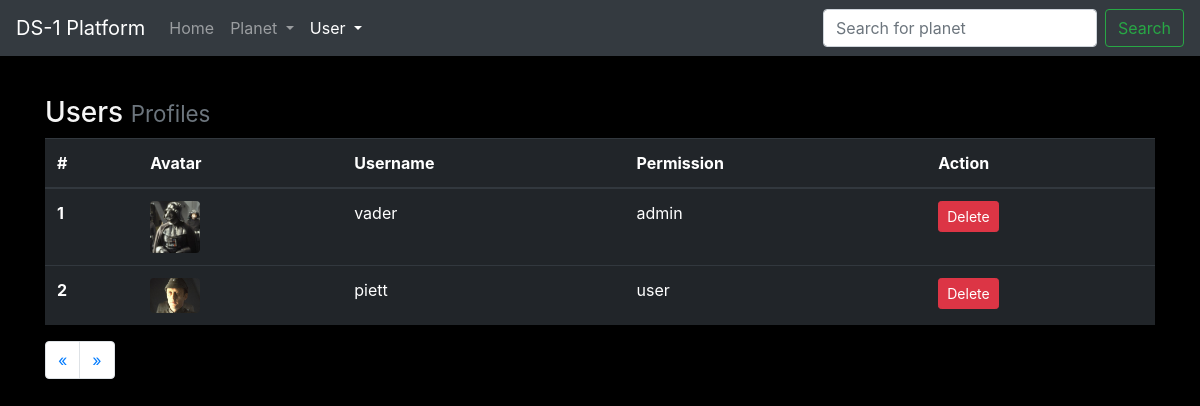
Page /index.php?page=user&action=index (signed in) on the committed database.
### tables this page shows
CREATE TABLE users (
	id INTEGER PRIMARY KEY,
	username VARCHAR(25) NOT NULL UNIQUE,
	password VARCHAR(255) NOT NULL,
	permission VARCHAR(20) NOT NULL,
	photo_path VARCHAR(255) NULL
);

### classes/Database.php (called while the page is built, shortened)
<?php
class Database extends SQLite3 {
	function select($sql) {
		$new_array = array();
		$results = $this->query($sql);
		while ($row = $results->fetchArray()) {
			array_push($new_array, $row);
		}
		return $new_array;
	}
}
?>

### views/user/index.php (the view, shortened to what this page needs)
<?php
require_once 'views/global/header.php';
require_once 'views/global/nav.php';
?>
<main role="main" class="container">
    <h3>Users <small class="text-muted">Profiles</small></h3>
    <div class="table-responsive">
        <table class="table table-dark">
            <thead>
                <tr>
                <th scope="col">#</th>
                <th scope="col">Avatar</th>
                <th scope="col">Username</th>
                <th scope="col">Permission</th>
                <th scope="col">Action</th>
                </tr>
            </thead>
            <tbody>
                <?php foreach ($results as $row): ?>
                <tr>
                <th scope="row"><?php echo $row["id"]?></th>
                <td><img src="<?php echo $row["photo_path"]?>" width=50 class="rounded float-left"/></td>
                <td><?php echo $row["username"]?></td>
                <td><?php echo $row["permission"]?></td>
                <td><a class="btn btn-sm btn-danger" href="index.php?page=user&action=delete&userId=<?php echo $row["id"]?>" role="button">Delete</a></td>
                </tr>
                <?php endforeach ?>
            </tbody>
        </table>
        <nav aria-label="Page navigation example">
        <ul class="pagination">
        <li class="page-item">
            <a class="page-link" href="index.php?page=user&action=index&pageno=<?php echo $previous ?>" aria-label="Previous">
            <span aria-hidden="true">&laquo;</span>
            </a>
        </li>
        <li class="page-item">
            <a class="page-link" href="index.php?page=user&action=index&pageno=<?php echo $next ?>" aria-label="Next">
            <span aria-hidden="true">&raquo;</span>
            </a>
        </li>
        </ul>
    </nav>
    </div>
</main>
<?php require_once 'views/global/footer.php'; ?>

### public/styles.css (style rules this page uses)
html, body { padding-top: 3.5rem; }
body { display: -ms-flexbox; display: flex; -ms-flex-align: center; align-items: center; padding-top: 40px; padding-bottom: 40px; background-color: #000; color: #f5f5f5; }

### rows in the picture
users: id "1", photo_path (picture), username "vader", permission "admin"
users: id "2", photo_path (picture), username "piett", permission "user"
